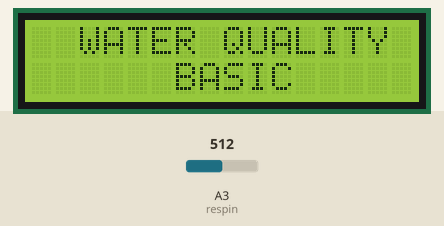
Recording of a sketch running on a simulated Arduino Uno, built with avr-gcc and run on an emulated ATmega328P. On the bench: 16×2 character LCD. The inputs (shaded band) are chosen by the test bench; at power-on: A3 (respin) = 512.

Above: at 1.2 s.
1.3 s: A3 (respin) set to 457
3.2 s: A3 (respin) set to 433
At 4.9 s:
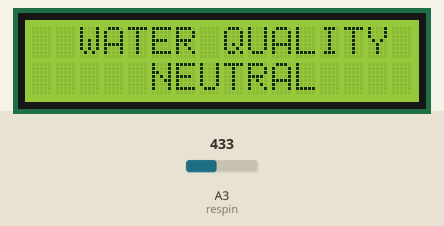
5.5 s: A3 (respin) set to 319
7.2 s: A3 (respin) set to 282
At 8.4 s:
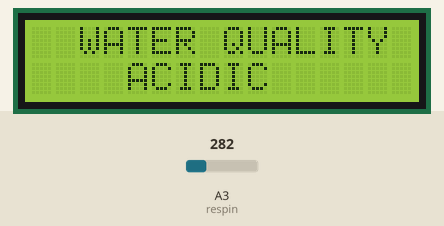
9.5 s: A3 (respin) set to 112
11.2 s: A3 (respin) set to 94
At 13.0 s:
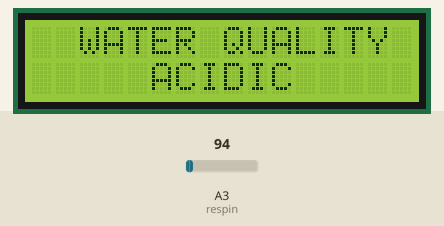
Timing chart, 0 to 14.5 s (numbered marks = the images above; inputs shaded):
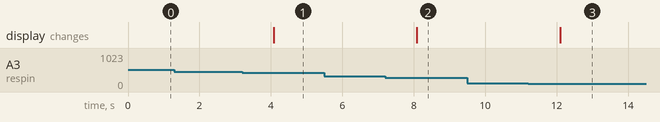

Measured:
- the behaviour switches between 451 and 450 on A3 (respin) (found by bisection; images 0 and 1)
- the behaviour switches between 301 and 300 on A3 (respin) (found by bisection; images 1 and 2)
- the behaviour switches between 101 and 100 on A3 (respin) (found by bisection; images 2 and 3)
- after the input at 1.3 s, every drawn part: stays the same
- after the input at 3.2 s, the display: changes after 0.88 s (image 1)
- after the input at 5.5 s, every drawn part: stays the same
- after the input at 7.2 s, the display: changes after 0.89 s (image 2)
- after the input at 9.5 s, every drawn part: stays the same
- after the input at 11.2 s, the display: changes after 0.90 s (image 3)

The sketch:

water_sensor_simulation.ino.ino
```cpp
#include <LiquidCrystal.h>
//initialise the library with the numbers of the interface pins
LiquidCrystal lcd(7, 6, 5, 4, 3, 2);

int resval = 0;  // holds the value
int respin = A3; // sensor pin used

void setup() {

  // set up the LCD's number of columns and rows:
  lcd.begin(16, 2);

  // Print a message to the LCD.
  lcd.print("  WATER QUALITY : ");
}

void loop() {
  // set the cursor to column 0, line 1
  lcd.setCursor(0, 1);

  resval = analogRead(respin); //Read data from analog pin and store it to resval variable

  if (resval<=100){ lcd.println("     ACIDIC    "); }
  else if (resval>100 && resval<=300){ lcd.println("    ACIDIC         "); }
  else if (resval>300 && resval<=450){ lcd.println("     NEUTRAL    "); }
  else if (resval>450){ lcd.println("      BASIC      "); }
  delay(1000);
}
```
